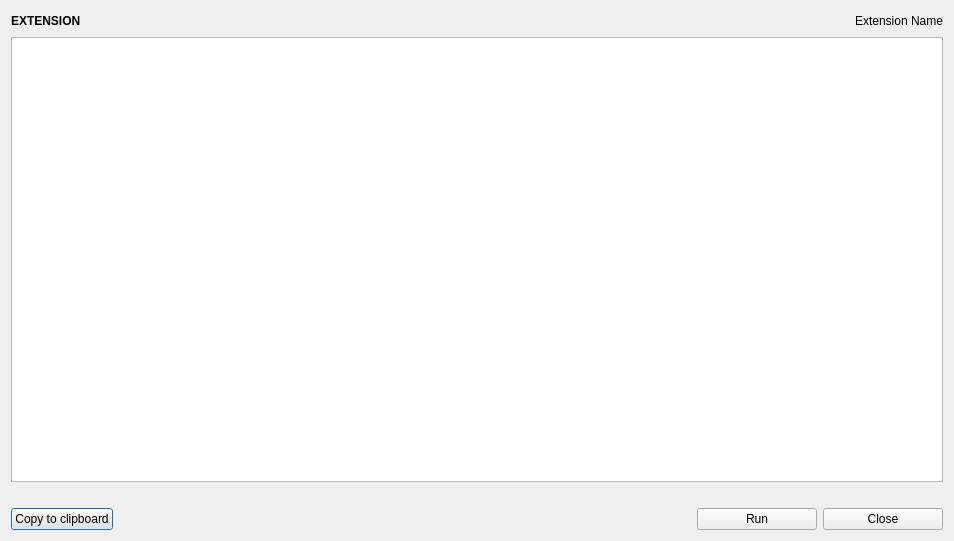
<?xml version="1.0" encoding="UTF-8"?>
<ui version="4.0">
 <class>extension_win</class>
 <widget class="QDialog" name="extension_win">
  <property name="geometry">
   <rect>
    <x>0</x>
    <y>0</y>
    <width>954</width>
    <height>541</height>
   </rect>
  </property>
  <property name="windowTitle">
   <string>Extension</string>
  </property>
  <layout class="QVBoxLayout" name="verticalLayout">
   <item>
    <layout class="QHBoxLayout" name="horizontalLayout">
     <item>
      <widget class="QLabel" name="label">
       <property name="text">
        <string>&lt;b&gt;EXTENSION&lt;/b&gt;</string>
       </property>
       <property name="textFormat">
        <enum>Qt::RichText</enum>
       </property>
      </widget>
     </item>
     <item>
      <spacer name="horizontalSpacer">
       <property name="orientation">
        <enum>Qt::Horizontal</enum>
       </property>
       <property name="sizeHint" stdset="0">
        <size>
         <width>40</width>
         <height>20</height>
        </size>
       </property>
      </spacer>
     </item>
     <item>
      <widget class="QLabel" name="extension_name">
       <property name="text">
        <string>Extension Name</string>
       </property>
      </widget>
     </item>
    </layout>
   </item>
   <item>
    <widget class="QPlainTextEdit" name="text_output">
     <property name="readOnly">
      <bool>true</bool>
     </property>
    </widget>
   </item>
   <item>
    <spacer name="verticalSpacer">
     <property name="orientation">
      <enum>Qt::Vertical</enum>
     </property>
     <property name="sizeType">
      <enum>QSizePolicy::Fixed</enum>
     </property>
     <property name="sizeHint" stdset="0">
      <size>
       <width>20</width>
       <height>20</height>
      </size>
     </property>
    </spacer>
   </item>
   <item>
    <layout class="QHBoxLayout" name="horizontalLayout_3">
     <item>
      <widget class="QPushButton" name="clipboard_btn">
       <property name="text">
        <string>Copy to clipboard</string>
       </property>
      </widget>
     </item>
     <item>
      <spacer name="horizontalSpacer_2">
       <property name="orientation">
        <enum>Qt::Horizontal</enum>
       </property>
       <property name="sizeHint" stdset="0">
        <size>
         <width>40</width>
         <height>20</height>
        </size>
       </property>
      </spacer>
     </item>
     <item>
      <widget class="QPushButton" name="run_btn">
       <property name="minimumSize">
        <size>
         <width>120</width>
         <height>0</height>
        </size>
       </property>
       <property name="text">
        <string>Run</string>
       </property>
      </widget>
     </item>
     <item>
      <widget class="QPushButton" name="close_btn">
       <property name="minimumSize">
        <size>
         <width>120</width>
         <height>0</height>
        </size>
       </property>
       <property name="text">
        <string>Close</string>
       </property>
      </widget>
     </item>
    </layout>
   </item>
  </layout>
 </widget>
 <resources/>
 <connections>
  <connection>
   <sender>close_btn</sender>
   <signal>clicked()</signal>
   <receiver>extension_win</receiver>
   <slot>reject()</slot>
   <hints>
    <hint type="sourcelabel">
     <x>890</x>
     <y>501</y>
    </hint>
    <hint type="destinationlabel">
     <x>765</x>
     <y>493</y>
    </hint>
   </hints>
  </connection>
 </connections>
</ui>
